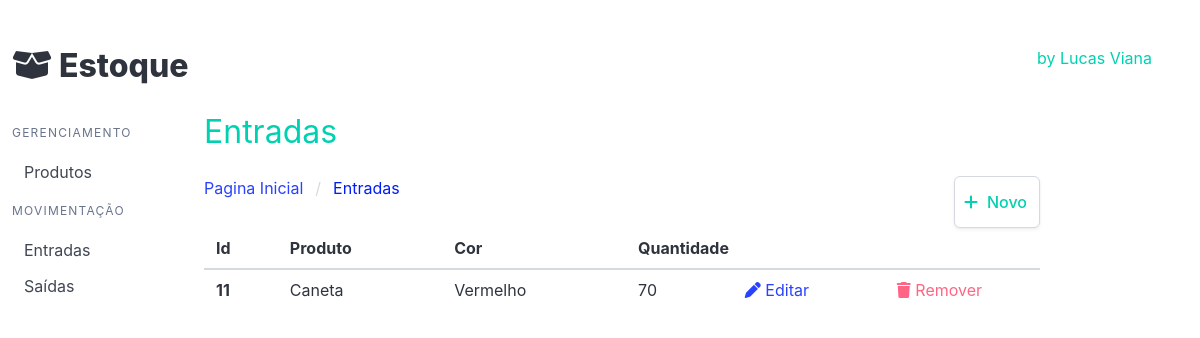
/entrada/list_entrada, run on an earlier commit of the app's database.
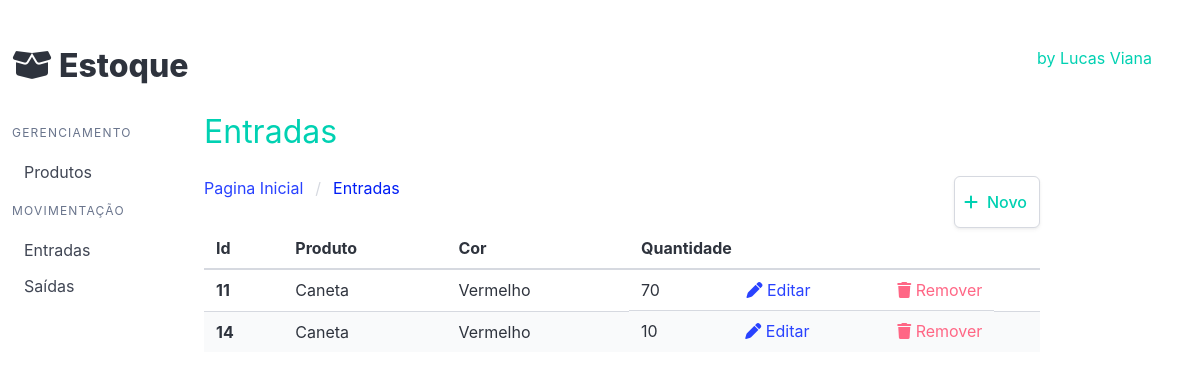
And on a later commit of the database.
### entrada/models.py (models this page shows)
class Entradas(models.Model):
    produto = models.ForeignKey(Produtos, on_delete=models.CASCADE, verbose_name= 'Produto')
    preco = models.FloatField('Preco', default=0)
    quantidade = models.IntegerField('Quantidade', default=0)
    criado = models.DateTimeField('Criado em', auto_now_add=True)
    modificado = models.DateTimeField('Modificado em', auto_now=True)

### produto/models.py (models this page shows, shortened)
class Produtos(models.Model):
    produto = models.CharField('Produto', max_length=200)
    cor = models.ForeignKey(Cores, on_delete=models.PROTECT, verbose_name='Cor')
    descricao = models.TextField('Descriçao', blank=True)
    quantidade = models.IntegerField('Quantidade', default=0)
    preco = models.DecimalField('Preço', decimal_places=2, max_digits=8, default=0)
    criado = models.DateTimeField('Criado em', auto_now_add=True)
    modificado = models.DateField('Modificado em', auto_now=True)
    def __str__(self):
        return self.produto
    class Meta:
        verbose_name = 'Produto'
        verbose_name_plural = 'Produtos'
        ordering = ['-produto']

class Cores(models.Model):
    cor = models.CharField('Cor', max_length=200)
    def __str__(self):
        return self.cor

### entrada/views.py (the view)
# urls.py: path('list_entrada', list_entrada, name='list_entrada'),
def list_entrada(request):
    entradas = Entradas.objects.all()
    template_name = 'list_entrada.html'
    context = {
        'entradas': entradas
    }
    return render(request, template_name, context)

### entrada/templates/list_entrada.html
{% extends 'base.html' %}
{% block product %}
<h1 class="subtitle is-3 has-text-primary">
  Entradas
</h1>
<div>
  <nav class="navbar breadcrumb" aria-label="breadcrumbs">
      <ul>
          <li><a href="{% url 'produto:list_produto' %}">Pagina Inicial</a></li>
          <li class="is-active"><a href="#">Entradas</a></li>
      </ul>
      <div class="navbar-end">
          <a class="button has-text-primary" href="{% url 'entrada:new_entrada' %}">
              <span class="icon is-small mr-1">
                  <i class="fa-solid fa-plus"></i>
              </span>
              Novo
          </a>
      </div>
  </nav>
</div>
<table class="table is-striped is-hoverable is-fullwidth">
  <thead>
      <tr>
          <th>Id</th>
          <th>Produto</th>
          <th>Cor</th>
          <th>Quantidade</th>
          <th></th>
      </tr>
  </thead>
  <tbody>{% for entrada in entradas %}<tr>
      <th>{{ entrada.id }}</th>
      <td>{{ entrada.produto }}</td>
      <td>{{ entrada.produto.cor }}</td>
      <td class="is-flex justify-content is-justify-content-space-between">
        {{ entrada.quantidade }}
        <a href="{% url 'entrada:update_entrada' entrada.id%}">
            <i class="fa-solid fa-pen"></i>
            Editar
        </a>
        <a class="has-text-danger" href="{% url 'entrada:delete_entrada' entrada.id%}">
            <i class="fa-solid fa-trash"></i>
            Remover
        </a>
    </td>
    <td></td>
    </tr>{% endfor %}
  </tbody>
</table>
{% endblock %}

What changed in the data, as far as the page shows it:
added Entradas: id "14", produto "Caneta", produto.cor "Vermelho", quantidade "10"
